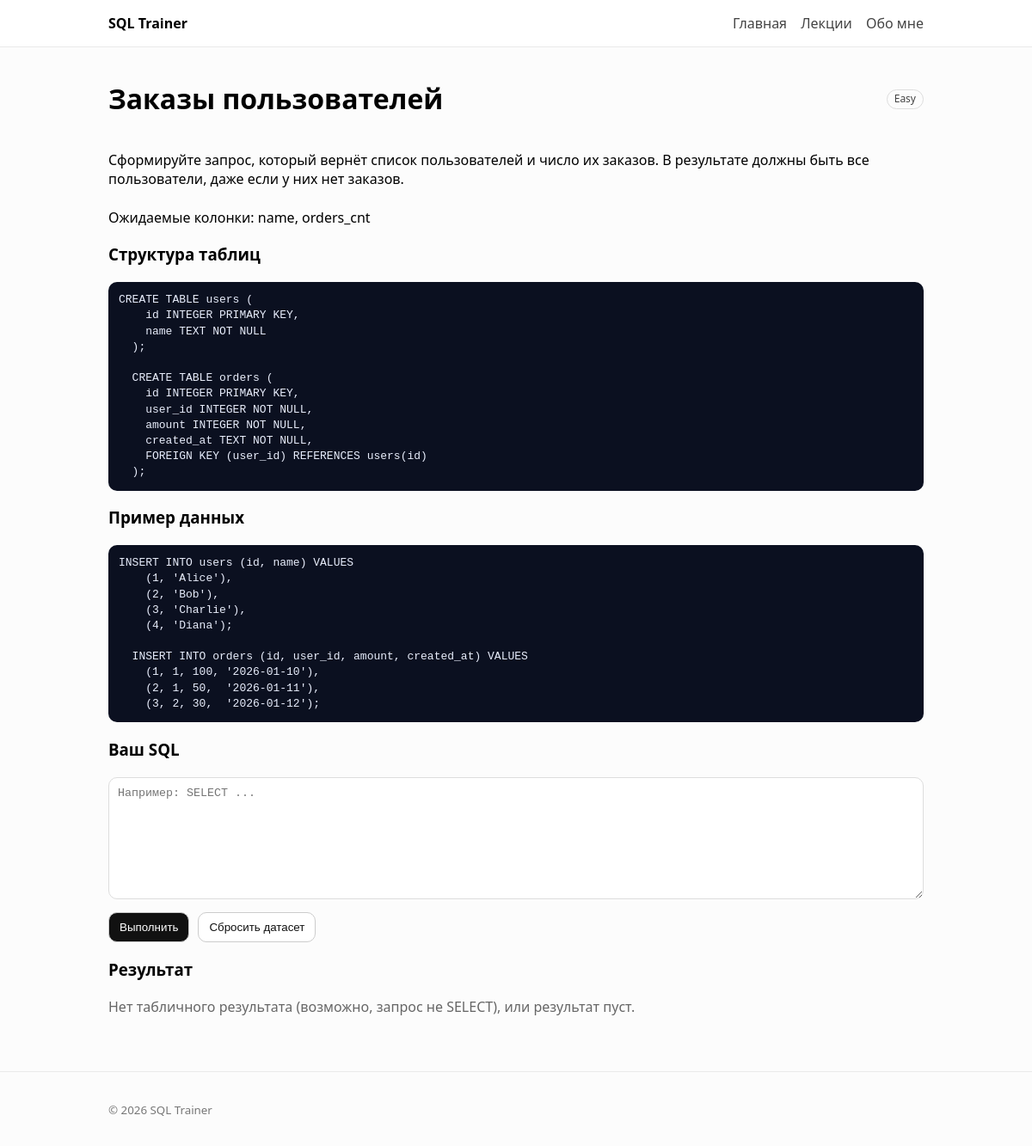
/task/1, run on the app's committed database.
### tables this page shows
CREATE TABLE tasks (
  id INTEGER PRIMARY KEY AUTOINCREMENT,
  title TEXT NOT NULL,
  short_desc TEXT NOT NULL,
  level TEXT NOT NULL,             -- Easy | Medium | Hard | Advanced
  full_desc TEXT NOT NULL,
  dataset_sql TEXT NOT NULL,
  seed_sql TEXT NOT NULL,
  solution_sql TEXT NOT NULL,
  check_mode TEXT NOT NULL DEFAULT 'unordered' -- unordered | ordered
);

### app.py (the view, shortened to what this page needs)
@app.route("/task/<int:task_id>", methods=["GET", "POST"])
def task_page(task_id: int):
    task = db.get_task(task_id)
    if task is None:
        return "Task not found", 404
    db.ensure_dataset(task)
    sql = ""
    columns = None
    rows = None
    error = None
    verdict = None
    verdict_msg = None
    return render_template(
        "task.html",
        task=task,
        sql=sql,
        columns=columns,
        rows=rows,
        error=error,
        verdict=verdict,
        verdict_msg=verdict_msg,
    )

### db.py (called while the page is built, shortened)
def connect_app_db():
    conn = sqlite3.connect(APP_DB)
    conn.row_factory = sqlite3.Row
    return conn

def get_task(task_id: int):
    with connect_app_db() as conn:
        return conn.execute("SELECT * FROM tasks WHERE id = ?", (task_id,)).fetchone()

def dataset_path(task_id: int) -> Path:
    DATASETS_DIR.mkdir(parents=True, exist_ok=True)
    return DATASETS_DIR / f"task_{task_id}.db"

def ensure_dataset(task_row):
    path = dataset_path(task_row["id"])
    if path.exists():
        return

### templates/task.html (shortened to what this page needs)
{% extends "base.html" %}
{% set title = task.title %}
{% block content %}
  <div class="task-header">
    <h1>{{ task.title }}</h1>
    <span class="badge">{{ task.level }}</span>
  </div>
  <p style="white-space: pre-line;">{{ task.full_desc }}</p>
  <h3>Структура таблиц</h3>
  <pre class="code">{{ task.dataset_sql | trim }}</pre>
  <h3>Пример данных</h3>
  <pre class="code">{{ task.seed_sql | trim }}</pre>
  <h3>Ваш SQL</h3>
  <form method="post" class="sql-form">
    <textarea name="sql" rows="8" placeholder="Например: SELECT ...">{{ sql }}</textarea>
    <div class="form-actions">
      <button type="submit" name="action" value="run">Выполнить</button>
      <button type="submit" name="action" value="reset" class="secondary"
              onclick="return confirm('Сбросить датасет к исходному состоянию?')">
        Сбросить датасет
      </button>
    </div>
  </form>
  <h3>Результат</h3>
  {% if columns %}
    <div class="table-wrap">
      <table>
        <thead>
          <tr>
            {% for c in columns %}
              <th>{{ c }}</th>
            {% endfor %}
          </tr>
        </thead>
        <tbody>
          {% for r in rows %}
            <tr>
              {% for c in columns %}
                <td>{{ r[c] }}</td>
              {% endfor %}
            </tr>
          {% endfor %}
        </tbody>
      </table>
    </div>
    <p class="muted">Показано строк: {{ rows|length }}</p>
  {% else %}
    <p class="muted">Нет табличного результата (возможно, запрос не SELECT), или результат пуст.</p>
  {% endif %}
{% endblock %}

### static/styles.css (style rules this page uses)
* { box-sizing: border-box; }
body { margin: 0; font-family: system-ui, -apple-system, Segoe UI, Roboto, Arial, sans-serif; line-height: 1.4; background: #fcfcfc; }
.muted { color: #666; }
.badge { display: inline-block; padding: 2px 8px; border-radius: 999px; border: 1px solid #ddd; font-size: 12px; color: #444; white-space: nowrap; }
.task-header { display: flex; align-items: center; justify-content: space-between; gap: 12px; }
.code { background: #0b1020; color: #e9eefc; padding: 12px; border-radius: 10px; overflow: auto; }
.sql-form textarea { width: 100%; font-family: ui-monospace, SFMono-Regular, Menlo, Consolas, monospace; padding: 10px; border-radius: 10px; border: 1px solid #ddd; }
.form-actions { display: flex; gap: 10px; margin-top: 10px; flex-wrap: wrap; }
button { padding: 9px 12px; border: 1px solid #ccc; border-radius: 10px; background: #111; color: #fff; cursor: pointer; }
button.secondary { background: #fff; color: #111; }

### data on the page
tasks: title "Заказы пользователей", level "Easy", full_desc "Сформируйте запрос, который вернёт список пользователей и число их заказов. В результате должны быть все пользователи, даже если у них нет заказов. Ожидаемые колонки: name, orders_cnt", dataset_sql "CREATE TABLE users ( id INTEGER PRIMARY KEY, name TEXT NOT NULL ); CREATE TABLE orders ( id INTEGER PRIMARY KEY, user_id INTEGER NOT NULL, amount INTEGER NOT NULL, created_at TEXT NOT NULL, FOREIGN KEY (user_id) REFERENCES users(id) );", seed_sql "INSERT INTO users (id, name) VALUES (1, 'Alice'), (2, 'Bob'), (3, 'Charlie'), (4, 'Diana'); INSERT INTO orders (id, user_id, amount, created_at) VALUES (1, 1, 100, '2026-01-10'), (2, 1, 50, '2026-01-11'), (3, 2, 30, '2026-01-12');"
